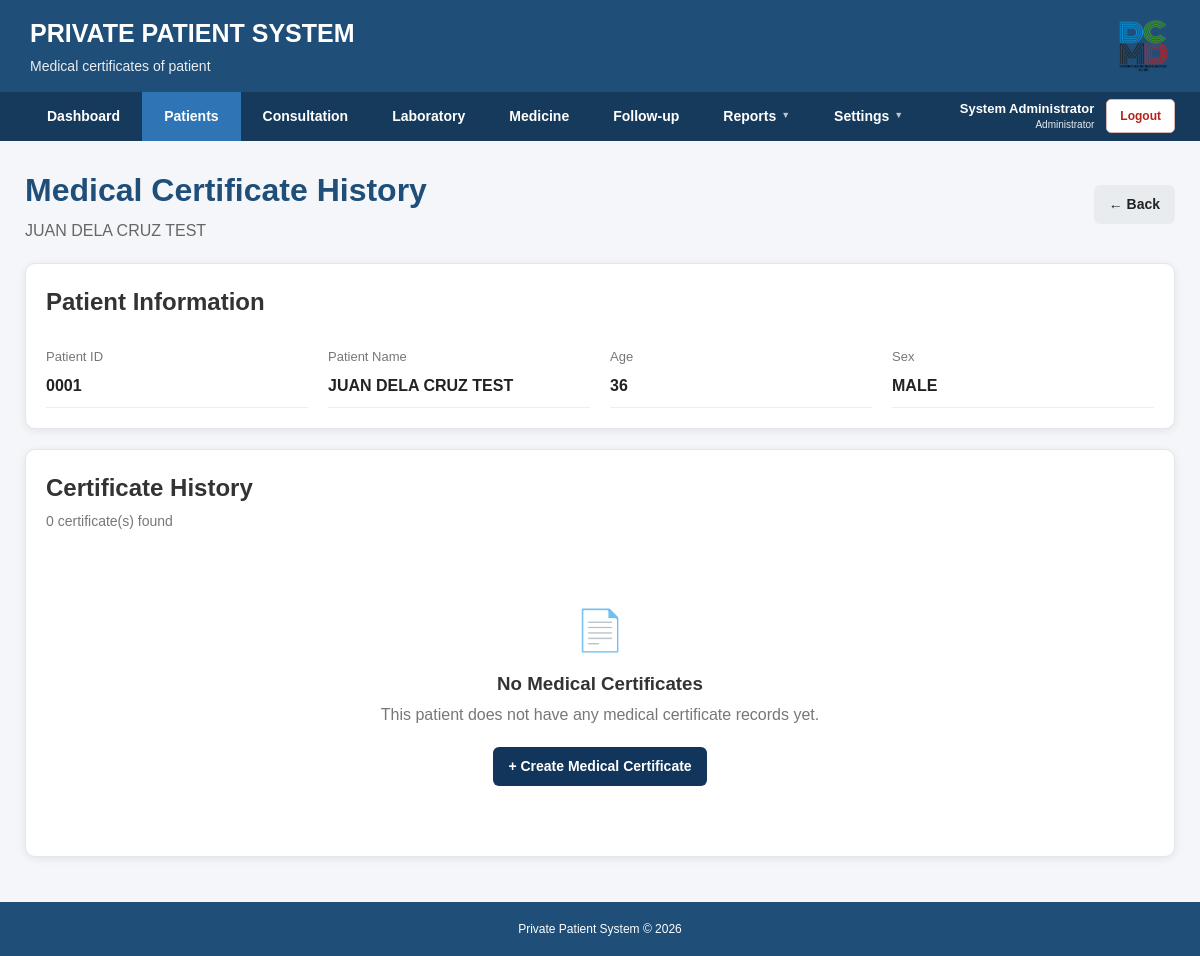
Page /private_patient_system/medical_certificates/index.php?id=12 (signed in) on the earlier database version.
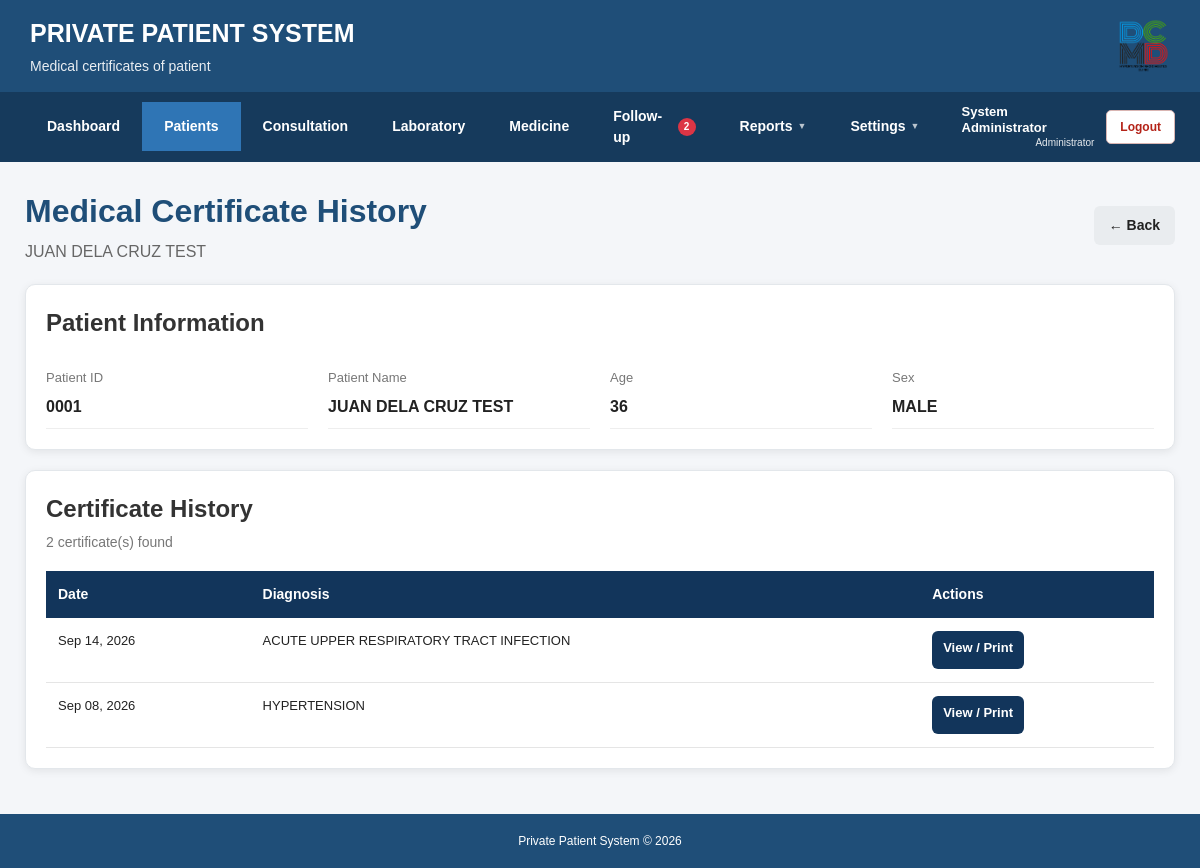
Same page on the later database version.
### tables this page shows
CREATE TABLE IF NOT EXISTS `medical_certificates` (
  `id` int(11) NOT NULL AUTO_INCREMENT,
  `patient_id` int(11) NOT NULL,
  `consultation_id` int(11) DEFAULT NULL,
  `certificate_date` date NOT NULL,
  `purpose` varchar(255) NOT NULL,
  `diagnosis` text,
  `findings` text,
  `recommendations` text,
  `remarks` text,
  `created_at` timestamp NOT NULL DEFAULT CURRENT_TIMESTAMP,
  PRIMARY KEY (`id`)
);

### private_patient_system/medical_certificates/index.php (the view, shortened to what the changed rows need)
<?php
require_once "../config/database.php";
$patientId = isset($_GET["id"])
    ? intval($_GET["id"])
    : 0;
$stmt = $conn->prepare("
    SELECT
        id,
        certificate_date,
        diagnosis
    FROM medical_certificates
    WHERE patient_id = ?
    ORDER BY certificate_date DESC, id DESC
");
$stmt->bind_param(
    "i",
    $patientId
);
if (!$stmt->execute()) {
    $stmt->close();
    die("Unable to retrieve medical certificate history.");
}
$certificates = $stmt->get_result();
$activePage = "patients";
?>
<!DOCTYPE html>
<html lang="en">
<head>
    <?php include "../includes/header.php"; ?>
</head>
<body>
<?php include "../includes/navigation.php"; ?>
<main class="main-content">
    <div class="page-container">
        <div class="page-header">
            <div>
                <h1>
                    Medical Certificate History
                </h1>
            </div>
        </div>
        <div class="card patient-info-card">
            <div class="card-header">
                <h2>
                    Patient Information
                </h2>
            </div>
        </div>
        <div class="card">
            <div class="card-header">
                <div>
                    <h2>
                        Certificate History
                    </h2>
                    <p class="card-subtitle">
                        <?php
                        echo $certificates->num_rows;
                        ?>
                        certificate(s) found
                    </p>
                </div>
            </div>
            <?php if ($certificates->num_rows > 0): ?>
                <div class="table-responsive">
                    <table class="data-table">
                        <thead>
                            <tr>
                                <th>
                                    Date
                                </th>
                                <th>
                                    Diagnosis
                                </th>
                                <th>
                                    Actions
                                </th>
                            </tr>
                        </thead>
                        <tbody>
                        <?php while (
                            $certificate =
                            $certificates->fetch_assoc()
                        ): ?>
                            <tr>
                                <td>
                                    <?php
                                    if (
                                        !empty(
                                            $certificate[
                                                "certificate_date"
                                            ]
                                        )
                                    ) {
                                        echo htmlspecialchars(
                                            date(
                                                "M d, Y",
                                                strtotime(
                                                    $certificate[
                                                        "certificate_date"
                                                    ]
                                                )
                                            )
                                        );
                                    } else {
                                        echo "-";
                                    }
                                    ?>
                                </td>
                                <td>
                                    <?php
                                    if (
                                        !empty(
                                            $certificate["diagnosis"]
                                        )
                                    ) {
                                        $diagnosis =
                                            $certificate[
                                                "diagnosis"
                                            ];
                                        echo nl2br(
                                            htmlspecialchars(
                                                $diagnosis
                                            )
                                        );
                                    } else {
                                    ?>
                                        <span class="text-muted">
                                            —
                                        </span>
                                    <?php
                                    }
                                    ?>
                                </td>
                                <td>
                                    <div class="action-buttons">
                                        <a
                                            href="print.php?id=<?php echo intval($certificate["id"]); ?>"
                                            class="btn btn-small btn-primary"
                                            target="_blank"
                                        >
                                            View / Print
                                        </a>
                                    </div>
                                </td>
                            </tr>
                        <?php endwhile; ?>
                        </tbody>
                    </table>
                </div>
            <?php else: ?>
                <div class="empty-state">
                    <div class="empty-icon">
                        📄
                    </div>
                    <h3>
                        No Medical Certificates
                    </h3>
                    <p>
                        This patient does not have any
                        medical certificate records yet.
                    </p>
                    <a
                        href="add.php?patient_id=<?php echo $patientId; ?>"
                        class="btn btn-primary"
                    >
                        + Create Medical Certificate
                    </a>
                </div>
            <?php endif; ?>
        </div>
    </div>
</main>
<?php include "../includes/footer.php"; ?>
</body>
</html>

### private_patient_system/includes/navigation.php (shortened to what the changed rows need)
<?php
$followUpDueSoonCount = 0;
if (isset($conn)) {
    $followUpNotificationSql = "
        SELECT COUNT(*) AS total
        FROM consultations c
        INNER JOIN patients p
            ON c.patient_id = p.id
        WHERE
            UPPER(TRIM(p.status)) != 'DECEASED'
            AND c.follow_up_date IS NOT NULL
            AND (
                UPPER(TRIM(c.follow_up_status)) = 'PENDING'
                OR UPPER(TRIM(c.follow_up_status)) = 'ACTIVE'
            )
            AND c.follow_up_date >= CURDATE()
            AND c.follow_up_date <= DATE_ADD(CURDATE(), INTERVAL 7 DAY)
    ";
    $followUpNotificationResult = $conn->query(
        $followUpNotificationSql
    );
    if ($followUpNotificationResult) {
        $followUpNotificationRow =
            $followUpNotificationResult->fetch_assoc();
        if ($followUpNotificationRow) {
            $followUpDueSoonCount = intval(
                $followUpNotificationRow["total"]
            );
        }
    }
}
?>
<nav class="navigation">
    <div class="navigation-inner">
        <div class="navigation-menu">
            <a
                href="/private_patient_system/patients/follow_up.php?type=due"
                class="nav-link nav-follow-up <?php echo ($activePage == 'follow_up') ? 'active' : ''; ?>"
            >
                <span>
                    Follow-up
                </span>
                <?php if ($followUpDueSoonCount > 0) { ?>
                    <span class="follow-up-notification">
                        <?php
                        echo $followUpDueSoonCount;
                        ?>
                    </span>
                <?php } ?>
            </a>
        </div>
    </div>
</nav>

Differences in the rows shown:
added medical_certificates: certificate_date "Sep 14, 2026", diagnosis "ACUTE UPPER RESPIRATORY TRACT INFECTION"
added medical_certificates: certificate_date "Sep 08, 2026", diagnosis "HYPERTENSION"
Other differences:
$followUpDueSoonCount: (not shown) → "2"
$certificates->num_rows: "0" → "2"
text no longer shown: "📄 No Medical Certificates This patient does not have any medical certificate records yet. + Create Medical Certificate"
text now shown: "Date Diagnosis Actions"
